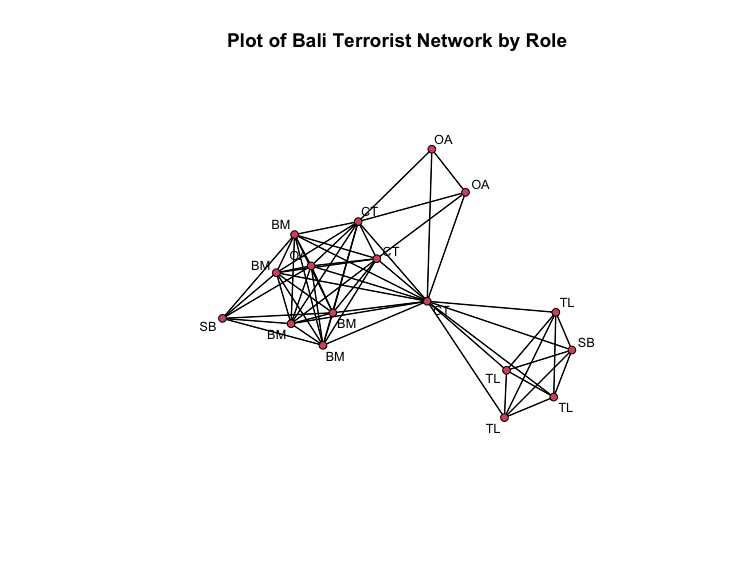

Here is the R script that generated this plot:
library(devtools)
install_github("DougLuke/UserNetR")
library(UserNetR)
library(statnet)
data(Bali)
# get data for Bali
role <- get.vertex.attribute(Bali, "role")
# create a vector of roles to be the labels
plot(Bali, label = role, displaylabels = TRUE, label.cex = 0.8, pad = 0.4, main = "Plot of Bali Terrorist Network by Role")
# plot a graph with labels
